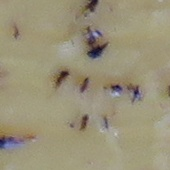
#> input picture Dataset-for-miniproject/not_olive_fly/IMG_0597 139 referencia.JPG, 170 x 170 px
$ python -i olive_fly_model.py   (imports and definitions only)
#> lines starting #> are read from the running program, lines starting #| are printed output that depends on the picture; after the words box and inside, x2 and y2 are one past the last pixel; in counts of white or black regions, pixels touching at a corner belong together
#> further down, picture is the input picture: shape (170, 170, 3); mean B, G, R 120.6, 146.3, 154
import numpy as np
import cv2
import os
import random

from skimage.feature import hog
from skimage.measure import label

MODEL_FILE = 'olive_model_params.npz'
DATA_FILE = 'olive_data.npz'

# [1 line not run here, left out]
# [1 line that did not run here, left out]
# [1 line that did not run here, left out]

def sigmoid(z):
    return 1 / (1 + np.exp(-z))

def predict(w: np.ndarray, b: float, X: np.ndarray) -> bool:
  Y_hat = sigmoid(np.dot(X, w) + b)
  Y_prediction = (Y_hat > 0.5).astype(int)

  return Y_prediction

def extract_foreground(img, kernel_size=9, background_color=255) :
#> called with kernel_size = 9, background_color = 255
    img_gray = cv2.cvtColor(img, cv2.COLOR_BGR2GRAY).astype(np.uint8)
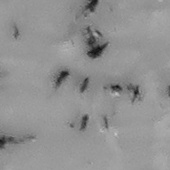
#> img_gray: shape (170, 170); min 16, max 197, mean 145.7
    thresh, img_bw = cv2.threshold(img_gray,-1, 255,
                                   cv2.THRESH_BINARY_INV + cv2.THRESH_OTSU)
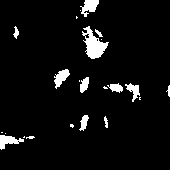
#> img_bw: shape (170, 170); 5.3% white; 23 white regions (11 under 20 px), largest, box (x1, y1, x2, y2) and area: (82, 26, 109, 59) 423, (80, 0, 99, 17) 183, (0, 135, 24, 150) 180
#> thresh = 117

    kernel = np.ones((kernel_size, kernel_size))
    img_bw_cleaned = cv2.morphologyEx(img_bw, cv2.MORPH_CLOSE, kernel)
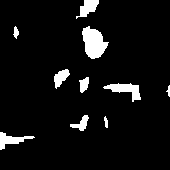
#> img_bw_cleaned: shape (170, 170); 6.5% white; 10 white regions, largest, box (x1, y1, x2, y2) and area: (82, 26, 109, 59) 560, (103, 83, 141, 102) 315, (0, 132, 35, 150) 248

    labels = label(img_bw_cleaned)
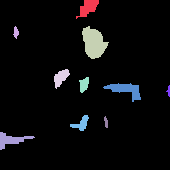
#> labels: shape (170, 170) int64; 11 distinct labels, from 0 to 10; one colour per label, 0 black

    label_of_largest_region = np.argmax(np.bincount(labels.flat,
                                                    weights=img_bw_cleaned.flat))
#> label_of_largest_region = 3
    largest_region = labels == label_of_largest_region
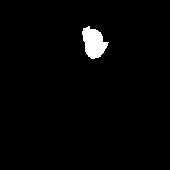
#> largest_region: shape (170, 170) bool; 1.9% white; 1 white region, box (x1, y1, x2, y2) and area: (82, 26, 109, 59) 560


    x, y = np.where(np.invert(largest_region))
    foreground = img.copy()
    foreground[x,y] = background_color
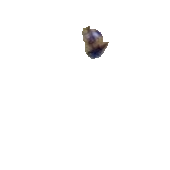
#> foreground: shape (170, 170, 3); mean B, G, R 251.7, 251.7, 251.9

    return foreground, largest_region

def extract_hog_features(img):
    gray = cv2.cvtColor(img, cv2.COLOR_BGR2GRAY)
    gray = gray / 255.0

    features = hog(
        gray,
        orientations=9,
        pixels_per_cell=(6, 6),
        cells_per_block=(2, 2),
        block_norm='L2-Hys'
    )
    return features

def extract_color_histogram(img, bins=(8, 8, 8)):
#> called with bins = (8, 8, 8)
    img_rgb = cv2.cvtColor(img, cv2.COLOR_BGR2RGB)

    hist = cv2.calcHist([img_rgb], [0,1,2], None, bins,
                        [0,256, 0,256, 0,256])

    hist = cv2.normalize(hist, hist).flatten()
#> hist = 512 values, max 1 at index 511, min 0 at index 3, mean 0.00199

    return hist

def pre_process_data(image) -> np.ndarray:
    X_combined = []

    image = cv2.resize(src=image, dsize=(170, 170))

    forground, mask = extract_foreground(image)

    hog_features = extract_hog_features(forground)
    color_features = extract_color_histogram(forground)
#> color_features has the same summary as hist in extract_color_histogram

    combined = np.concatenate([hog_features, color_features])
    X_combined.append(combined)

    # Convert to numpy arrays
    X_combined = np.array(X_combined)

    return X_combined

def detect_olive_fly(image) -> bool:
    img_normalized = pre_process_data(image)
    prediction = predict(weights, bias, img_normalized)

    return prediction

def load_random_image_from_dataset(dataset_dir: str) -> str:
    subdirs = ['not_olive_fly', 'olive_fly']
    random_subdir = random.choice(subdirs)
    subdir_path = os.path.join(dataset_dir, random_subdir)

    # Get all images from the selected subdirectory
    images = [f for f in os.listdir(subdir_path) if f.endswith(('.JPG', '.jpeg', '.png', '.jpg'))]
    random_image = random.choice(images)
    return os.path.join(subdir_path, random_image)

def main():
    dataset_dir = 'Dataset-for-miniproject'
    test_image_path = load_random_image_from_dataset(dataset_dir)

    if test_image_path is None:
        print(f"Error: Could not read image {test_image_path}")
        return

    print(f"Testing image: {test_image_path}")

    image = cv2.imread(test_image_path)

    if detect_olive_fly(image):
        print("Olive fly detected in the image.")
    else:
        print("No olive fly detected in the image.")

# [2 lines not run here, left out]


>>> import cv2
>>> picture = cv2.imread('Dataset-for-miniproject/not_olive_fly/IMG_0597 139 referencia.JPG')
>>> result = pre_process_data(picture)

$ run again, on Dataset-for-miniproject/olive_fly/IMG_0597 248 referencia.JPG
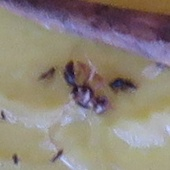
#> input picture Dataset-for-miniproject/olive_fly/IMG_0597 248 referencia.JPG, 170 x 170 px
#> picture is the input picture: shape (170, 170, 3); mean B, G, R 121.5, 130.4, 140.5
#> in extract_foreground, `thresh, img_bw = cv2.threshold(img_gray,-1, 255, cv2.THRESH_BINARY_INV..`:
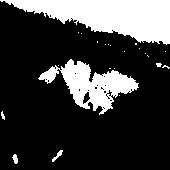
#> img_bw: shape (170, 170); 23.4% white; 23 white regions (18 under 20 px), largest, box (x1, y1, x2, y2) and area: (0, 0, 170, 45) 4296, (38, 59, 139, 115) 2304, (52, 150, 63, 162) 45, (12, 154, 18, 164) 39, (1, 111, 5, 120) 21
#> thresh = 113
#> img_bw_cleaned: shape (170, 170); 25.4% white; 12 white regions (6 under 20 px), largest, box (x1, y1, x2, y2) and area: (0, 0, 170, 52) 4524, (38, 59, 139, 115) 2646, (156, 63, 170, 69) 47, (52, 150, 63, 162) 45, (12, 154, 18, 164) 39, (0, 111, 5, 120) 37
#> labels: shape (170, 170) int64; 13 distinct labels, from 0 to 12
#> label_of_largest_region = 1
#> largest_region: shape (170, 170) bool; 15.7% white; 1 white region, box (x1, y1, x2, y2) and area: (0, 0, 170, 52) 4524
#> in extract_hog_features, `gray = cv2.cvtColor(img, cv2.COLOR_BGR2GRAY)`:
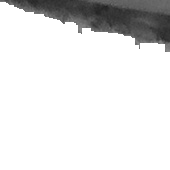
#> gray: shape (170, 170); min 31, max 255, mean 227.1
#> hist = 512 values, max 0.998 at index 511, min 0 at index 0, mean 0.00231
#> color_features has the same summary as hist in extract_color_histogram

$ run again, on Dataset-for-miniproject/olive_fly/IMG_0597 29 referencia.JPG
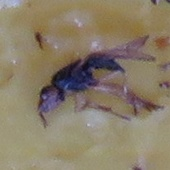
#> input picture Dataset-for-miniproject/olive_fly/IMG_0597 29 referencia.JPG, 170 x 170 px
#> picture is the input picture: shape (170, 170, 3); mean B, G, R 104.7, 125.5, 137.9
#> in extract_foreground, `thresh, img_bw = cv2.threshold(img_gray,-1, 255, cv2.THRESH_BINARY_INV..`:
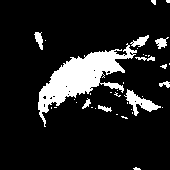
#> img_bw: shape (170, 170); 12.8% white; 37 white regions (27 under 20 px), largest, box (x1, y1, x2, y2) and area: (38, 43, 137, 127) 2728, (124, 89, 161, 116) 352, (130, 35, 149, 47) 112
#> thresh = 102
#> img_bw_cleaned: shape (170, 170); 16.1% white; 9 white regions (5 under 20 px), largest, box (x1, y1, x2, y2) and area: (38, 35, 170, 127) 4396, (34, 32, 46, 50) 104, (159, 81, 170, 88) 57, (160, 63, 170, 69) 40
#> labels: shape (170, 170) int64; 10 distinct labels, from 0 to 9
#> label_of_largest_region = 4
#> largest_region: shape (170, 170) bool; 15.2% white; 1 white region, box (x1, y1, x2, y2) and area: (38, 35, 170, 127) 4396
#> in extract_hog_features, `gray = cv2.cvtColor(img, cv2.COLOR_BGR2GRAY)`:
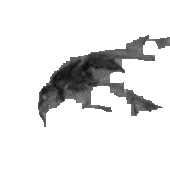
#> gray: shape (170, 170); min 12, max 255, mean 228.1
#> hist = 512 values, max 0.999 at index 511, min 0 at index 3, mean 0.0023
#> color_features has the same summary as hist in extract_color_histogram
